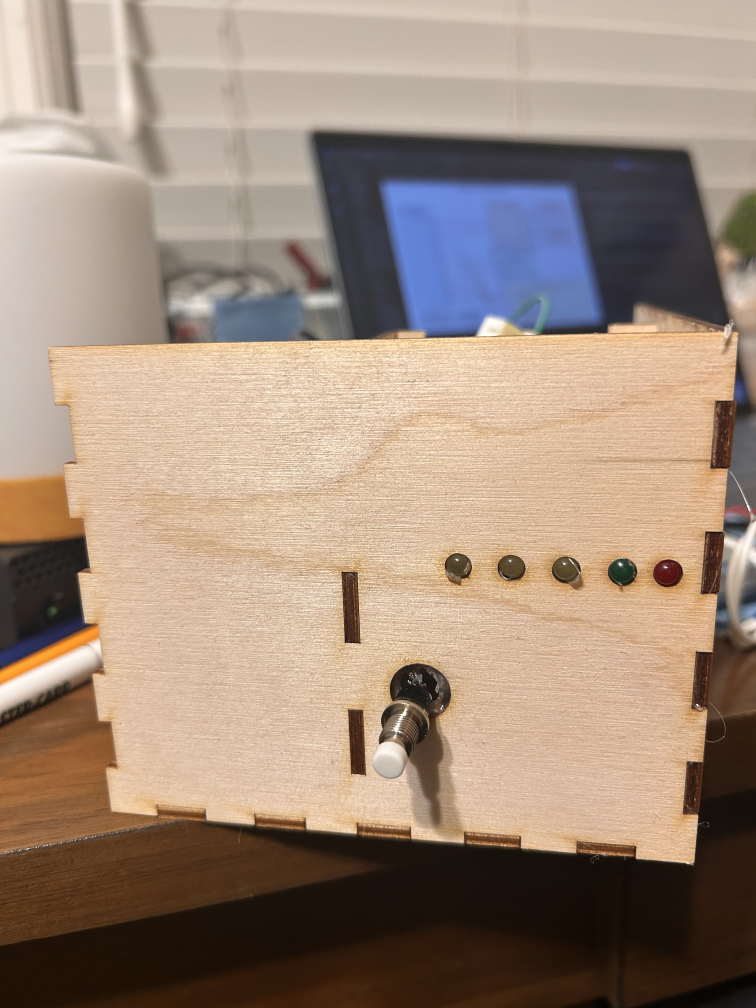
#> input picture Public stuff/projects/Project 9 - Midterm 2/media/IMG_6954.jpeg, 3024 x 4032 px (shown at 1/4 size)
$ python -i camera.py   (imports and definitions only)
#> lines starting #> are read from the running program, lines starting #| are printed output that depends on the picture
#> further down, picture is the input picture: shape (4032, 3024, 3); mean B, G, R 122.4, 138.4, 158.4
"""Opening the webcam and turning a frame into the network's input.

Only OpenCV and numpy, so the UNO Q can import this file unchanged.
"""

import cv2
import numpy as np

import config


def open_camera(index=config.CAMERA_INDEX, width=config.FRAME_W, height=config.FRAME_H):
    cap = cv2.VideoCapture(index)
    if not cap.isOpened():
        raise SystemExit(f"Camera {index} did not open. Run `python collect.py --list` to see which indexes work.")
    cap.set(cv2.CAP_PROP_FRAME_WIDTH, width)
    cap.set(cv2.CAP_PROP_FRAME_HEIGHT, height)
    return cap


def list_cameras(max_index=6):
    """Indexes that open and return a frame, with the frame size."""
    found = []
    for i in range(max_index):
        cap = cv2.VideoCapture(i)
        ok, frame = cap.read() if cap.isOpened() else (False, None)
        if ok:
            found.append((i, frame.shape[1], frame.shape[0]))
        cap.release()
    return found


def crop_box(frame, frac=config.CROP_FRAC):
    """(x, y, side) of the center square the network looks at."""
#> called with frac = 0.9
    h, w = frame.shape[:2]
#> h = 4032; w = 3024
    side = int(min(h, w) * frac)
#> side = 2721
    return (w - side) // 2, (h - side) // 2, side


def center_square(frame, frac=config.CROP_FRAC):
    x, y, side = crop_box(frame, frac)
#> x = 151; y = 655; side = 2721
    return frame[y:y + side, x:x + side]
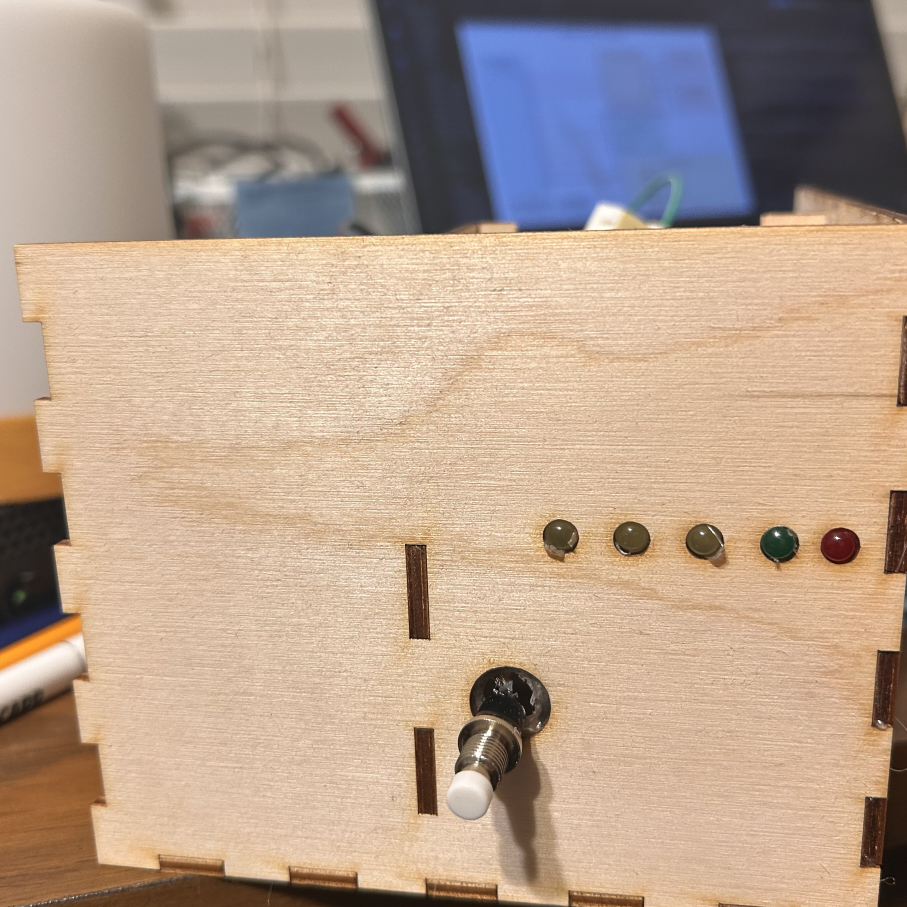
#> returned value: shape (2721, 2721, 3) (shown at 1/3 size); mean of channels 0, 1, 2 142.7, 160.5, 182.9; drawn as B, G, R


def to_saved(square_bgr):
    """The square as it is stored on disk: SAVE_SIZE x SAVE_SIZE grayscale, uint8."""
    gray = cv2.cvtColor(square_bgr, cv2.COLOR_BGR2GRAY) if square_bgr.ndim == 3 else square_bgr
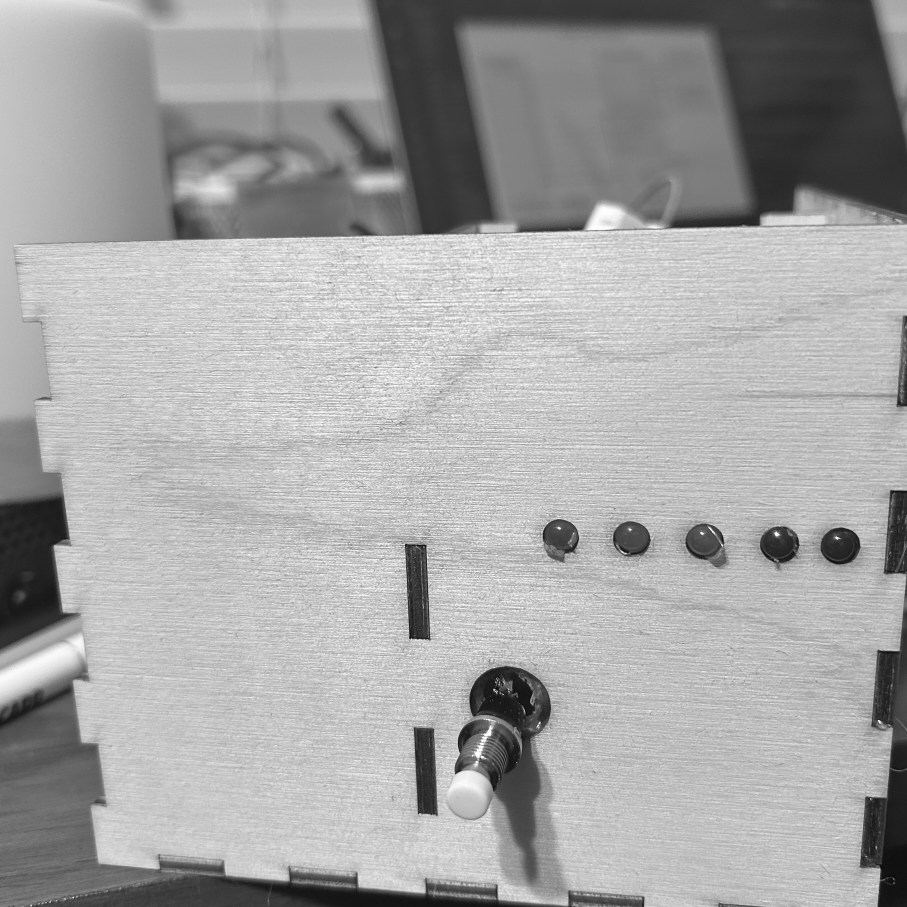
#> gray: shape (2721, 2721) (shown at 1/3 size); min 0, max 255, mean 165.2
    return cv2.resize(gray, (config.SAVE_SIZE, config.SAVE_SIZE), interpolation=cv2.INTER_AREA)
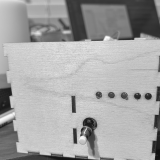
#> returned value: shape (160, 160); min 16, max 252, mean 165.2


def to_small(saved_gray):
    """A saved square shrunk to the network size, as float32 in [0, 1]."""
    small = cv2.resize(saved_gray, (config.IMG_SIZE, config.IMG_SIZE), interpolation=cv2.INTER_AREA)
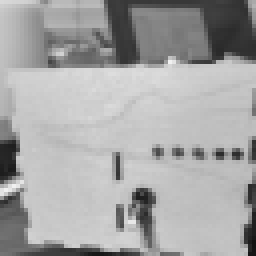
#> small: shape (64, 64) (shown 4 times larger); min 17, max 241, mean 165.2
    return small.astype(np.float32) / 255.0
#> returned value: shape (64, 64) float32


def standardize(img):
    """Per-image: subtract the mean brightness and divide by the spread, so lighting changes matter less."""
    return (img - img.mean()) / (img.std() + 1e-6)


def frame_to_input(frame):
    """Camera frame -> standardized 64 x 64 float32 image, exactly as in training."""
    return standardize(to_small(to_saved(center_square(frame))))

>>> import cv2
>>> picture = cv2.imread('../../../media/IMG_6954.jpeg')
>>> result = frame_to_input(picture)
